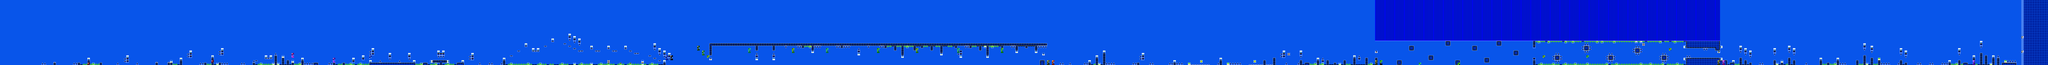

This is a level from a 2D game, rendered from its Tiled map with the project's own tilesets. A one-line summary and the map file follow, with tile-layer data summarised:
An orthogonal 843x27 tile map with 16x16 px tiles, 2 tile layers (SP, ...), 2 tilesets.

<map version="1.10" tiledversion="1.10.2" orientation="orthogonal" renderorder="right-down" width="843" height="27" tilewidth="16" tileheight="16" infinite="0" nextlayerid="3" nextobjectid="1">
 <editorsettings>
  <export target="dryout.csv" format="csv" />
 </editorsettings>
 <tileset firstgid="1" name="famidash" tilewidth="16" tileheight="16" tilecount="256" columns="16">
  <image source="../../GRAPHICS/famidash.bmp" width="256" height="256" />
 </tileset>
 <tileset firstgid="257" name="sprites" tilewidth="16" tileheight="16" tilecount="256" columns="16">
  <image source="../../GRAPHICS/sprites.png" width="256" height="256" />
 </tileset>
 <layer id="1" width="843" height="27">
  <data>[22761 cells, 22761 non-empty, 37 distinct tile ids]</data>
 </layer>
 <layer id="2" name="SP" width="843" height="27">
  <data>[22761 cells, 210 non-empty, 51 distinct tile ids]</data>
 </layer>
</map>
